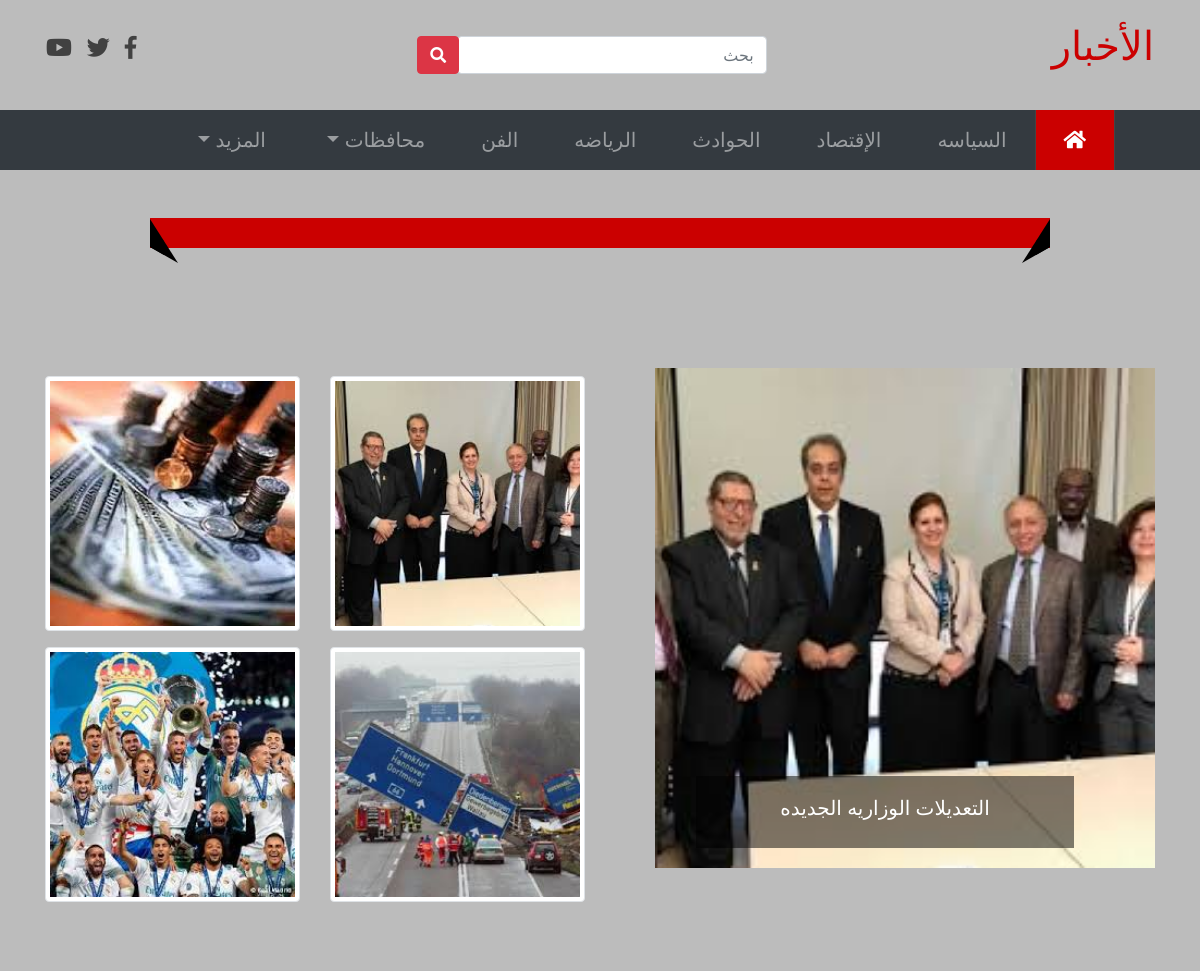
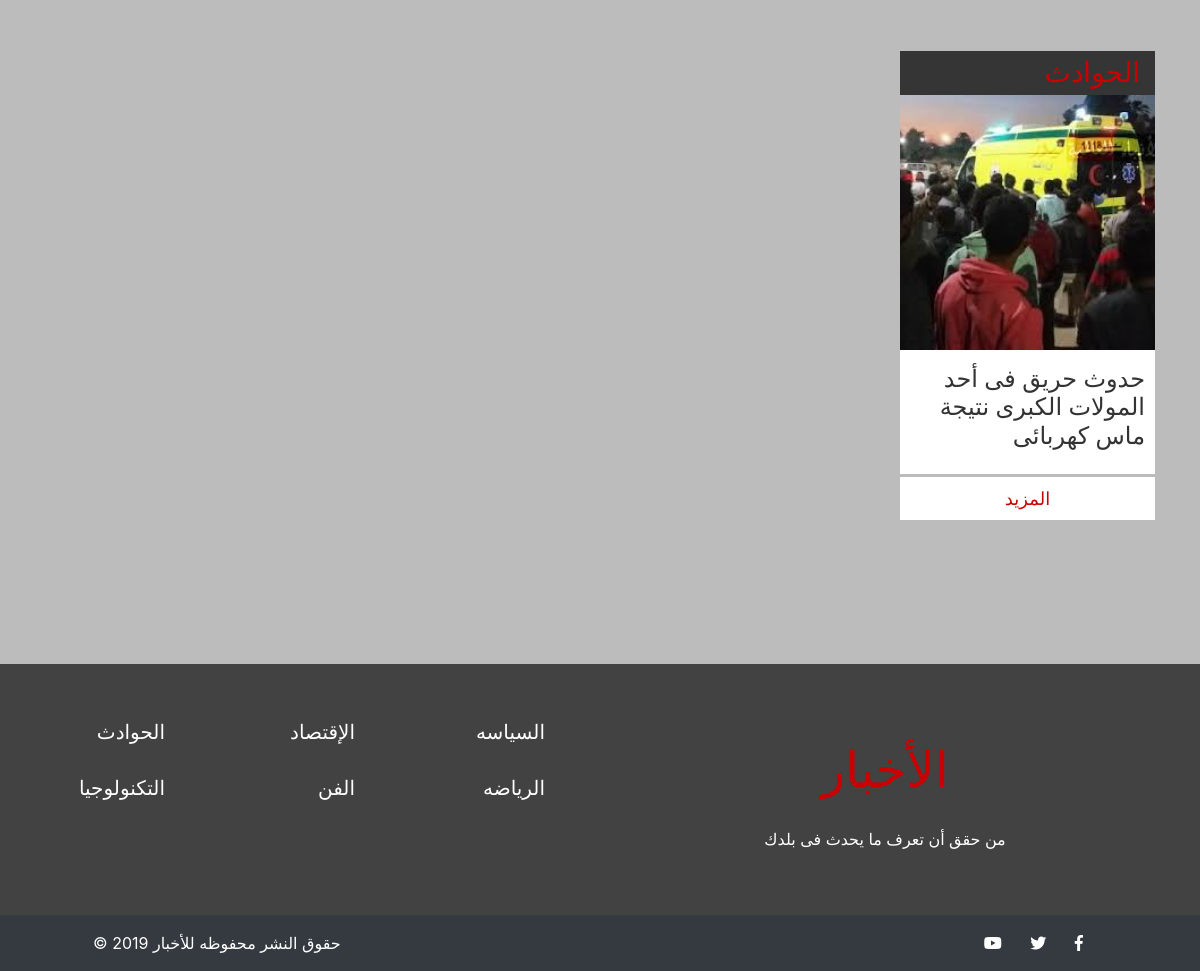
Page /?city=السويس on the committed database (2 pictures, top to bottom).
### tables this page shows
CREATE TABLE `nah_newinfo` (
  `nah_newid` int(11) NOT NULL,
  `nah_title` varchar(100) NOT NULL,
  `nah_desc` text NOT NULL,
  `nah_type` varchar(30) NOT NULL,
  `nah_city` varchar(30) NOT NULL,
  `nah_date` date NOT NULL,
  `nah_image` varchar(255) NOT NULL,
  `admin_id` int(11) NOT NULL
);

### includes/slider.php (the view, shortened to what this page needs)
<?php
$q = "SELECT nah_title , nah_image FROM nah_newinfo ORDER BY nah_date DESC LIMIT 1";
$latestnews  = mysqli_query($conn , $q);
$row = mysqli_fetch_row($latestnews);
?>
<div class="slider-news">
        <div class="row">
            <div class="col-md-6">
                <div id="carouselExampleSlidesOnly" class="carousel slide" data-ride="carousel">
                  <div class="carousel-inner">
                    <div class="carousel-item active">
                      <img class="img-fluid" src="admin/<?php echo $row[1];?>" alt="imageslider"  height="200px">
                      <div class="carousel-caption d-none d-md-block">
                        <h5><?php echo $row[0]?></h5>
                      </div>
                    </div>
                  </div>
                </div>
            </div>
            <div class="col-md-6">
                <div class="row">
                    <?php
                    $q3 = "SELECT nah_image FROM nah_newinfo ORDER BY nah_date DESC LIMIT 4";
                    $latestimgs  = mysqli_query($conn , $q3);
                    while($img = mysqli_fetch_array($latestimgs)) {
                    ?>
                    <div class="col-md-6 col-3">
                        <div class="new-image">
                           <img class="img-fluid img-thumbnail my-2" src="admin/<?php echo $img[0];?>" alt="image" />
                        </div>
                    </div>
                    <?php } ?>
                </div>
            </div>
       </div>
    </div>

### index.php (shortened to what this page needs)
<?php
include "init.php";
include "includes/currentnews.php" ;
$query = "";
$qur = "";
if($_SERVER["REQUEST_METHOD"] == "POST"){
    $search = $_POST['search'];
    if($search != ""){
        $query = "WHERE nah_title like '%$search%' OR nah_desc like '%$search%'";
        $qur = "AND nah_title like '%$search%' OR nah_desc like '%$search%'";
    }else{
        $query = "";
        $qur = "";
    }
}
else if(isset($_GET['city'])){
    $city = $_GET['city'];
    $query = "WHERE nah_city = '$city' ";
    $qur = "AND nah_city = '$city' ";
}else{
    $query = "";
    $qur = "";
}
$q = "SELECT DISTINCT(nah_type) FROM nah_newinfo $query";
$types  = mysqli_query($conn , $q);
?>
<div class="all-news py-4">
    <div class="container  py-5 mt-5">
        <div class="slider-news pb-4">
            <?php include "includes/slider.php"?>
        </div>
        <div class="news-items py-5">
            <div class="row">
         <?php   while($type = mysqli_fetch_array($types)) { ?>
                <div class="col-md-3 col-sm-4 my-4">
                    <div class="news-item mt-3">
                        <h3><a href="category.php?type=<?php echo $type[0] ;?>"><?php echo $type[0] ;?></a></h3>
                        <?php
                        $q = "SELECT nah_title , nah_image , nah_newid FROM nah_newinfo where nah_type = '$type[0]'  $qur ORDER BY nah_date DESC LIMIT 5";
                        $allnews  = mysqli_query($conn , $q);
                         while($typenew = mysqli_fetch_array($allnews)) {
                        ?>
                        <div class="new-info">
                            <a href="news.php?id=<?php echo $typenew[2] ; ?>">
                                <img class="img-fluid" src="admin/<?php echo $typenew[1] ; ?>" alt="imagenew"/>
                                <h4><?php echo $typenew[0] ; ?></h4>
                            </a>
                        </div>
                         <?php }?>
                        <div class="more text-center p-2">
                            <a href="category.php?type=<?php echo $type[0] ;?>">المزيد</a>
                        </div>
                    </div>
                </div>
             <?php } ?>
           </div>
        </div>
    </div>
</div>
<?php
   include "includes/footer.php";
?>

### layout/css/style.css (style rules this page uses)
body { background-color: #bcbcbc; direction: rtl; text-align: right; }
img { width: 500px; height: 300px ; -o-object-fit: cover; object-fit: cover; }
a , a:hover { text-decoration: none; }
.carousel-caption { background-color: rgba(0,0,0,.5); }
.news-items .news-item { background-color: #fff; }
.news-items .news-item h3 { color: #cb0000; padding: 5px 15px; background-color: #353535; margin-bottom: 0; }
.news-items .news-item h3 a { color: #cb0000; }
.news-items .news-item .new-info { border-bottom: 3px solid #bcbcbc; }
.news-items .news-item .new-info a { color: #333; }
.news-items .news-item .new-info h4 { padding: 15px 10px; }
.news-items .news-item .more a { color: #cb0000; font-size: 18px; }

### rows in the picture
nah_newinfo: nah_image (picture), nah_title "التعديلات الوزاريه الجديده"
nah_newinfo: nah_image (picture)
nah_newinfo: nah_image (picture)
nah_newinfo: nah_image (picture)
nah_newinfo: nah_image (picture), nah_title "حدوث حريق فى أحد المولات الكبرى نتيجة ماس كهربائى"

### other values in the picture
$type[0] "السياسه"
$type[0] "الإقتصاد"
$type[0] "الحوادث"
$type[0] "الرياضه"
$type[0] "الفن"
$type[0] "التكنولوجيا"
